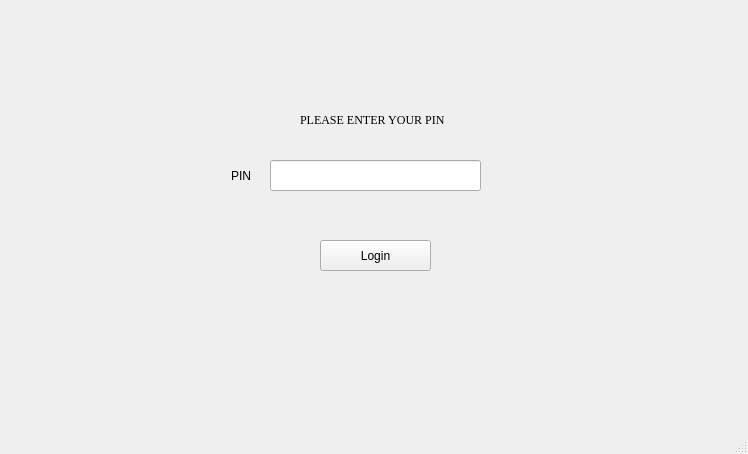
<?xml version="1.0" encoding="UTF-8"?>
<ui version="4.0">
 <class>MainWindow</class>
 <widget class="QMainWindow" name="MainWindow">
  <property name="geometry">
   <rect>
    <x>0</x>
    <y>0</y>
    <width>748</width>
    <height>454</height>
   </rect>
  </property>
  <property name="windowTitle">
   <string>MainWindow</string>
  </property>
  <widget class="QWidget" name="centralwidget">
   <widget class="QPushButton" name="btnLogin">
    <property name="geometry">
     <rect>
      <x>320</x>
      <y>240</y>
      <width>111</width>
      <height>31</height>
     </rect>
    </property>
    <property name="text">
     <string>Login</string>
    </property>
   </widget>
   <widget class="QLabel" name="label_2">
    <property name="geometry">
     <rect>
      <x>150</x>
      <y>160</y>
      <width>101</width>
      <height>31</height>
     </rect>
    </property>
    <property name="text">
     <string>PIN</string>
    </property>
    <property name="alignment">
     <set>Qt::AlignRight|Qt::AlignTrailing|Qt::AlignVCenter</set>
    </property>
   </widget>
   <widget class="QLineEdit" name="lineEditPassword">
    <property name="geometry">
     <rect>
      <x>270</x>
      <y>160</y>
      <width>211</width>
      <height>31</height>
     </rect>
    </property>
   </widget>
   <widget class="QLabel" name="labelInfo">
    <property name="geometry">
     <rect>
      <x>270</x>
      <y>200</y>
      <width>211</width>
      <height>21</height>
     </rect>
    </property>
    <property name="text">
     <string/>
    </property>
   </widget>
   <widget class="QLabel" name="label">
    <property name="geometry">
     <rect>
      <x>300</x>
      <y>110</y>
      <width>211</width>
      <height>20</height>
     </rect>
    </property>
    <property name="font">
     <font>
      <family>Times New Roman</family>
     </font>
    </property>
    <property name="text">
     <string>PLEASE ENTER YOUR PIN</string>
    </property>
   </widget>
  </widget>
  <widget class="QMenuBar" name="menubar">
   <property name="geometry">
    <rect>
     <x>0</x>
     <y>0</y>
     <width>748</width>
     <height>22</height>
    </rect>
   </property>
  </widget>
  <widget class="QStatusBar" name="statusbar"/>
 </widget>
 <resources/>
 <connections/>
</ui>
